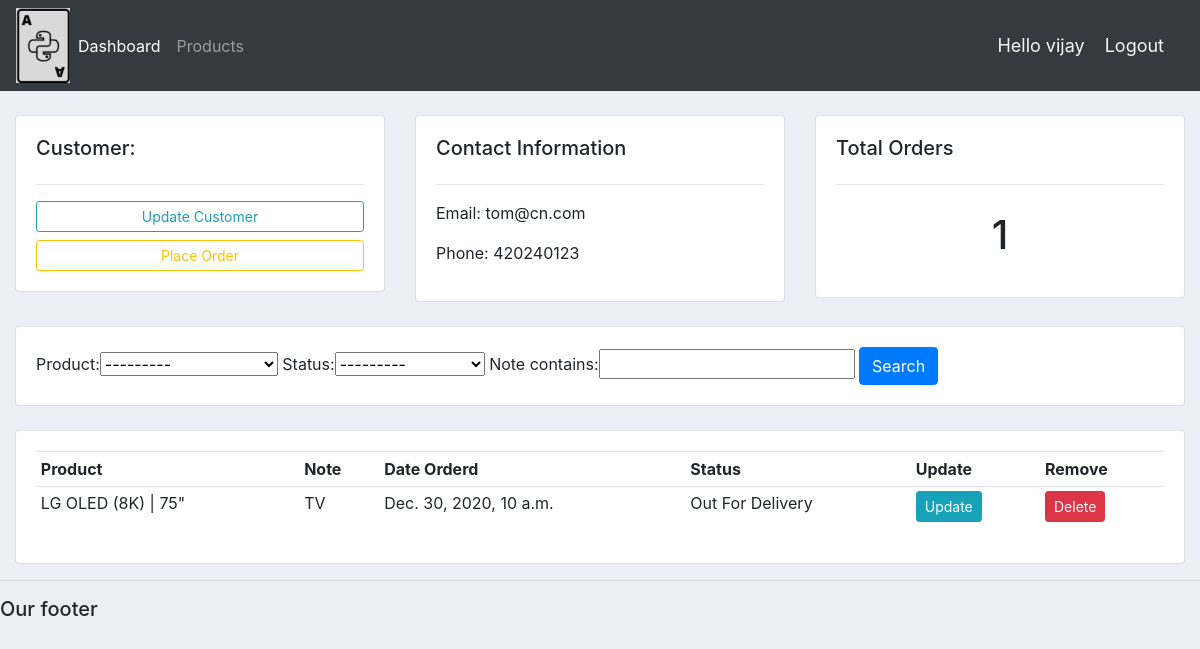
The app's page /customer/1/ (signed in) with its own data.
### ToDoApp/models.py (models this page shows, shortened)
class Customer(models.Model):
    user = models.OneToOneField(User,null=True,on_delete=models.CASCADE)
    name = models.CharField(max_length=20,null=True)
    phone = models.CharField(max_length=20,null=True)
    emali = models.CharField(max_length=20,null=True)
    profile_pic = models.ImageField(null=True,blank=True)
    date_created = models.DateTimeField(auto_now_add=True,null=True)

class Order(models.Model):
    STATUS = (
        ('Pending','Pending'),
        ('Out For Delivery','Out For Delevery'),
        ('Delivered','Delivered'),
    )
    customer = models.ForeignKey(Customer,null=True,on_delete=models.SET_NULL)
    product = models.ForeignKey(Product,null=True,on_delete=models.SET_NULL)
    date_created = models.DateTimeField(auto_now_add=True,null=True)
    status = models.CharField(max_length=20,null=True,choices=STATUS)
    note = models.CharField(max_length=20,null=True, blank=True)

class Product(models.Model):
    CATEGORY = (
        ('Indoor', 'Indoor'),
        ('Outdoor','Outdoor')
    )
    name = models.CharField(max_length=20,null=True)
    price = models.FloatField(null=True)
    category = models.CharField(max_length=20,null=True,choices=CATEGORY)
    discription = models.CharField(max_length=20,null=True, blank=True)
    date_created = models.DateTimeField(auto_now_add=True,null=True)
    tag = models.ManyToManyField(Teg)
    def __str__(self):
        return self.name

### ToDoApp/decorators.py (the view)
		def wrapper_func(request, *args, **kwargs):
			group = None
			if request.user.groups.exists():
				group = request.user.groups.all()[0].name
			if group in allowed_roles:
				return view_func(request, *args, **kwargs)
			else:
				return redirect('user')

### ToDoApp/views.py (called while the page is built)
@login_required(login_url='login')
@allowed_users(allowed_roles=['admin'])
def coustomer(request,pk):
    coustomer = Customer.objects.get(id=pk)
    orders = coustomer.order_set.all()
    total_orders = orders.count()
    myFilter = OrderFilter(request.GET,queryset=orders)
    orders =myFilter.qs
    context = {'customer': coustomer, 'orders':orders,'total_orders':total_orders, 'myFilter':myFilter}
    return render(request, 'ToDoApp/customer.html', context)

### ToDoApp/Templates/ToDoApp/customer.html
{% extends 'ToDoApp/main.html' %}
{% block content %}
			<br>
		<div class="row">
			<div class="col-md">
				<div class="card card-body">
					<h5>Customer:</h5>
					<hr>
					<a class="btn btn-outline-info  btn-sm btn-block" href="">Update Customer</a>
					<a class="btn btn-outline-warning  btn-sm btn-block" href="{% url 'create_order' customer.id %}">Place Order</a>
				</div>
			</div>
			<div class="col-md">
				<div class="card card-body">
					<h5>Contact Information</h5>
					<hr>
					<p>Email: {{customer.emali}} </p>
					<p>Phone: {{customer.phone}} </p>
				</div>
			</div>
			<div class="col-md">
				<div class="card card-body">
					<h5>Total Orders</h5>
					<hr>
					<h1 style="text-align: center;padding: 10px">{{total_orders}}</h1>
				</div>
			</div>
		</div>
		<br>
		<div class="row">
			<div class="col">
				<div class="card card-body">
					<form method="get">
						{{myFilter.form}}
					<button class="btn btn-primary" type="submit">Search</button>
				</form>
				</div>
			</div>
		</div>
		<br>
		<div class="row">
			<div class="col-md">
				<div class="card card-body">
					<table class="table table-sm">
						<tr>
							<th>Product</th>
							<th>Note</th>
							<th>Date Orderd</th>
							<th>Status</th>
							<th>Update</th>
							<th>Remove</th>
						</tr>
						{% for order in orders %}
							<tr>
								<td>{{order.product}}</td>
								<td>{{order.note}}</td>
								<td>{{order.date_created}}</td>
								<td>{{order.status}}</td>
								<td><a class="btn btn-sm btn-info" href="{% url 'update_order' order.id %}">Update</a></td>
								<td><a class="btn btn-sm btn-danger" href="{% url 'delete_order' order.id %}">Delete</a></td>
							</tr>
						{% endfor %}
					</table>
				</div>
			</div>
		</div>
{% endblock content %}

### ToDoApp/Templates/ToDoApp/navbar.html (shortened to what this page needs)
{% load static %}
<nav class="navbar navbar-expand-lg navbar-dark bg-dark">
  <img src="{% static 'img/logo75x75.png' %}">
  <div class="collapse navbar-collapse" id="navbarNav">
    <ul class="navbar-nav">
      {% if request.user.is_staff %}
      <li class="nav-item active">
        <a class="nav-link" href="{% url 'home' %}">Dashboard</a>
      </li>
      <li class="nav-item">
        <a class="nav-link" href="{% url 'products' %}">Products</a>
      </li>
      {% else %}
      <li class="nav-item">
        <a class="nav-link" href="{% url 'account' %}">Settings</a>
      </li>
      {% endif %}
    </ul>
  </div>
  <span class="hello-msg">Hello {{request.user}}</span>
  <span> <a class="hello-msg" href="{% url 'logout' %}">Logout</a></span>
</nav>

### ToDoApp/static/css/main.css (style rules this page uses)
body { background-color: #ebeff5; }

### ToDoApp/Templates/ToDoApp/navbar.html (style rules this page uses)
.hello-msg { font-size: large; color: whitesmoke; margin-right: 20px; }

### records on screen
Customer: emali "tom@cn.com", phone "420240123"
Order: product "LG OLED (8K) | 75\"", note "TV", date_created "Dec. 30, 2020, 10 a.m.", status "Out For Delivery"

### other values on screen
{{ request.user }} "vijay"
{{ total_orders }} "1"
